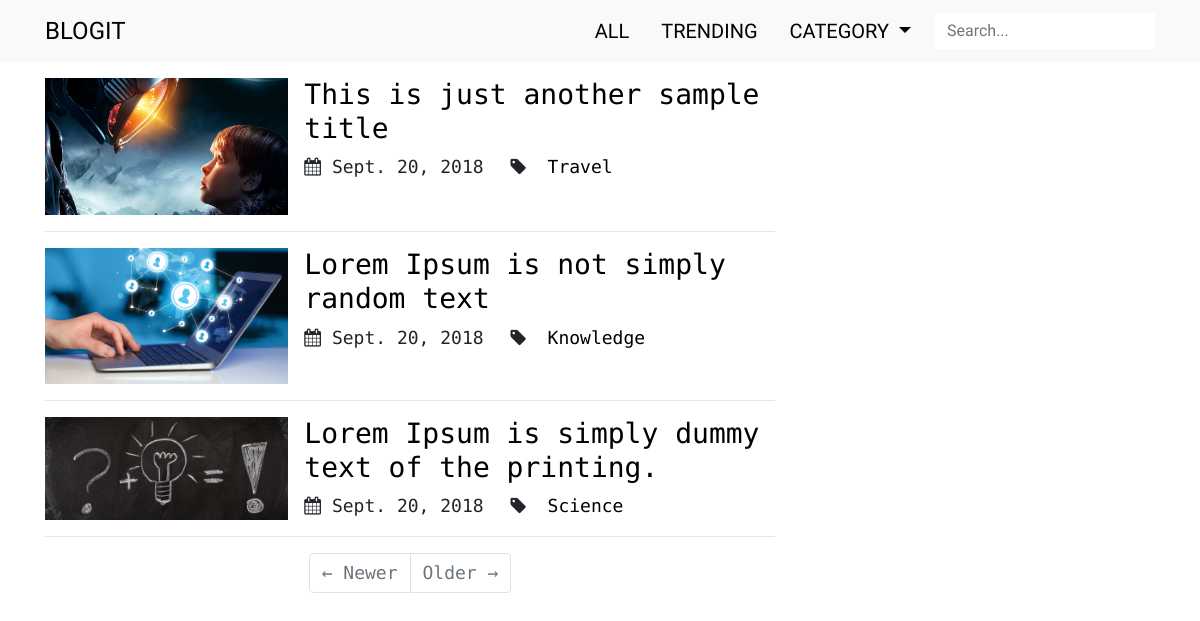
The page /posts/trending/ on the database its author committed.
### posts/models.py (models this page shows, shortened)
class TimeStamp(models.Model):
    created = models.DateTimeField(auto_now_add=True)
    updated = models.DateTimeField(auto_now=True)
    class Meta:
        abstract = True

class Post(TimeStamp):
    author = models.ForeignKey(Author, on_delete=models.CASCADE)
    title = models.CharField(max_length=100)
    slug = models.SlugField(max_length=100, unique=True, blank=True)
    cover = models.ImageField(upload_to='images/covers')
    cover_thumb = ImageSpecField(source='cover',
                                 processors=[ResizeToFill(400, 250)],
                                 format='JPEG',
                                 options={'quality':80})
    content = RichTextUploadingField()
    category = models.ManyToManyField('Category')
    meta_keywords = models.CharField(max_length=120,
                                     help_text='Keywords should be separated by commas.')
    meta_description = models.TextField(max_length=300, null=True)
    publish = models.BooleanField(default=False)
    def get_absolute_url(self):
        return reverse('posts:post_detail', kwargs={'post_slug': self.slug})
    class Meta:
        verbose_name = 'post'
        verbose_name_plural = 'posts'
        ordering = ['-created']

class Category(models.Model):
    title = models.CharField(max_length=30)
    class Meta:
        verbose_name = 'category'
        verbose_name_plural = 'categories'

### posts/views.py (the view)
def trending_post(request):
    published_post = Post.objects.filter(publish=True)
    posts_visit_count = Visitor.objects.filter(post__in=published_post) \
        .values('post').annotate(visits=Count('post__id')).order_by('-visits')
    trending_posts_id = [post['post'] for post in posts_visit_count]
    date_now = datetime.datetime.now()
    date_since = date_now - relativedelta.relativedelta(months=3)
    trend_post = published_post.filter(pk__in=trending_posts_id) \
        .filter(updated__date__range=[date_since, date_now])
    return render(request, 'posts/trending_list.html', {'posts': trend_post})

### posts/templates/posts/trending_list.html (shortened to what this page needs)
{% extends 'base.html' %}
{% load staticfiles %}
{% block body %}
{% for post in posts %}
	<div class="row post-card no-gutters">
		<div class="col-md-4">
			<img class="card-img rounded-0" src="{{ post.cover_thumb.url }}" alt="{{ post.title }}">
		</div>
		<div class="col-md-8">
			<div class="card-block pl-md-3">
				<a href="{{ post.get_absolute_url }}" class="unstyled-link">
					<h3>{{ post.title }}</h3>
				</a>
				<span class="mr-3">
					<i class="fa fa-calendar" aria-hidden="true"></i>&nbsp;{{ post.updated.date }}
				</span>
				<span class="mr-3">
					<i class="fa fa-tag" aria-hidden="true"></i>
					{% for tag in post.category.all %}
						<a href="{% url 'posts:category_list' tag.title %}" class="unstyled-link">&nbsp;{{ tag.title }}</a>
					{% endfor %}
				</span>
			</div>
		</div>
	</div>
	<hr/>
{% endfor %}
	<ul class="pagination justify-content-center my-3">
		{% if posts.has_previous %}
			<li class="page-item">
		  		<a class="page-link" href="?page={{ posts.previous_page_number }}">&larr; Newer</a>
			</li>
		{% else%}
			<li class="page-item disabled">
		  		<a class="page-link" href="#">&larr; Newer</a>
			</li>
        {% endif %}
		{% if posts.has_next %}
			<li class="page-item">
			  	<a class="page-link" href="?page={{ posts.next_page_number }}">Older &rarr;</a>
			</li>
		{% else %}
			<li class="page-item disabled">
			  	<a class="page-link" href="#">Older &rarr;</a>
			</li>
		{% endif %}
	</ul>
{% endblock %}

### static_files/css/base.css (style rules this page uses)
body { font-family: 'Encode Sans Condensed', sans-serif; font-size: 18px; }
.unstyled-link { color: black; text-decoration: none; }

### rows shown on the page
Post: cover_thumb (picture), title "This is just another sample title", updated "Sept. 20, 2018"
Category: title "Travel"
Post: cover_thumb (picture), title "Lorem Ipsum is not simply random text", updated "Sept. 20, 2018"
Category: title "Knowledge"
Post: cover_thumb (picture), title "Lorem Ipsum is simply dummy text of the printing.", updated "Sept. 20, 2018"
Category: title "Science"
